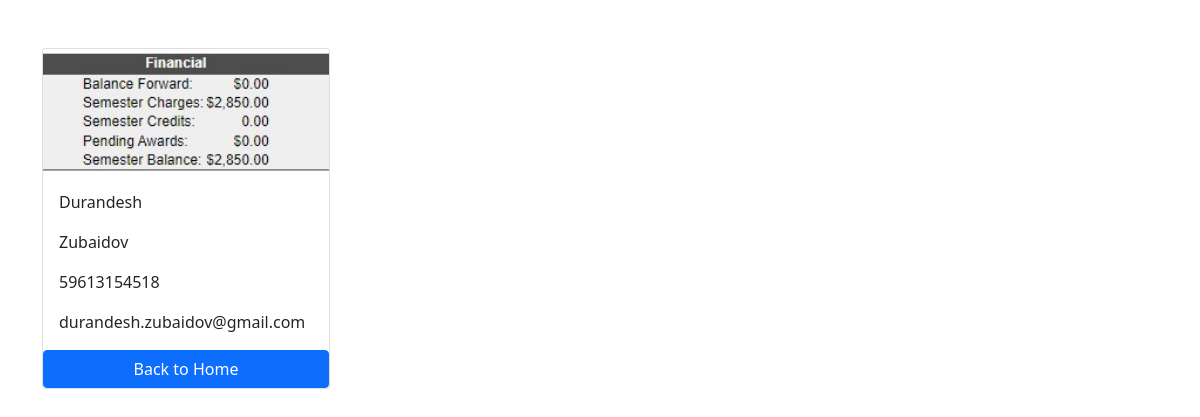
The page /employees/4 on the database its author committed.
### employees/models.py (models this page shows, shortened)
class Employee(models.Model):
    first_name = models.CharField(max_length=100)
    last_name = models.CharField(max_length=100)
    photo = models.ImageField(upload_to='images')
    designation = models.CharField(max_length=100)
    email = models.EmailField(unique=True)
    phone_number = models.CharField(max_length=12, blank=True)
    created_at = models.DateTimeField(auto_now_add=True)
    updated_at = models.DateTimeField(auto_now=True)

### employees/views.py (the view)
# urls.py: path('<int:pk>', views.EmployeeDetail, name='employee_detail'),
def EmployeeDetail(request, pk):
    employee = get_object_or_404(Employee, pk=pk)
    context={
        'employee':employee,
    }
    return render(request, 'EmployeeDetail.html', context)

### templates/EmployeeDetail.html (shortened to what this page needs)
{% load static %}
<!DOCTYPE html>
<html lang="en">
<head>
    <link href="https://cdn.jsdelivr.net/npm/bootstrap@5.0.2/dist/css/bootstrap.min.css" rel="stylesheet">
</head>
<body>
    <div class="container pt-5">
        <div class="card" style="width: 18rem;">
            <img src="{{employee.photo.url}}" class="card-img-top" alt="Employee name">
            <div class="card-body">
            <p class="card-text">{{employee.first_name}}</p>
            <p class="card-text">{{employee.last_name}}</p>
            <p class="card-text">{{employee.phone_number}}</p>
            <p class="card-text">{{employee.email}}</p>
            </div>
            <a href="{% url "home" %}" class="btn btn-primary">Back to Home</a>
        </div>
    </div>
</body>
</html>

### rows shown on the page
Employee: photo (picture), first_name "Durandesh", last_name "Zubaidov", phone_number "59613154518", email "durandesh.zubaidov@gmail.com"
